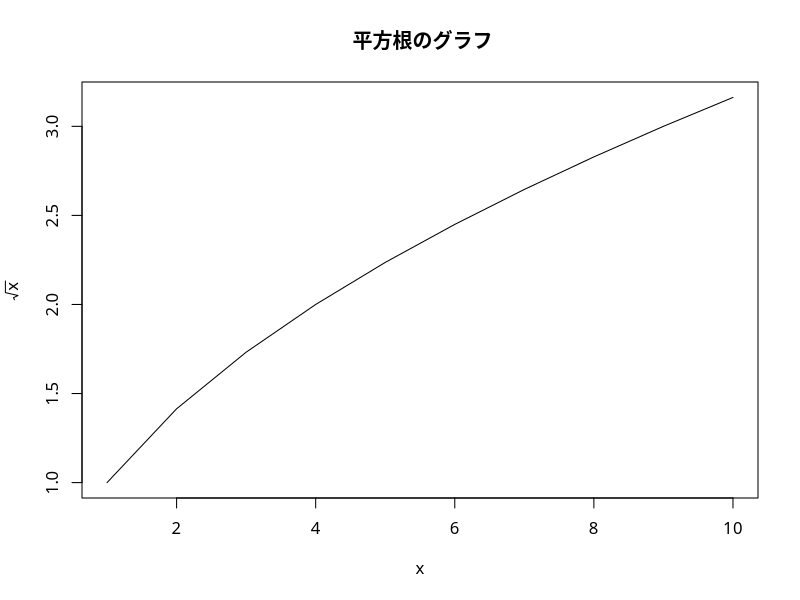

Generate this figure with R:
x = 1:10
y = sqrt(x)
par(family="HiraMaruProN-W4")      
plot(x,y,xlab='x',ylab=expression(sqrt(x)),
     type='l',
     main = ' 平方根のグラフ'
)
